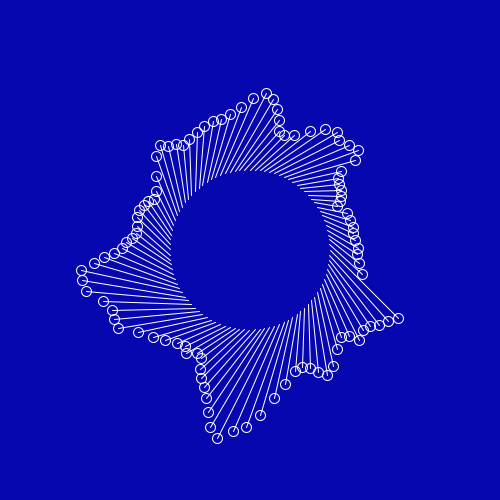
Frame 1 (no input)
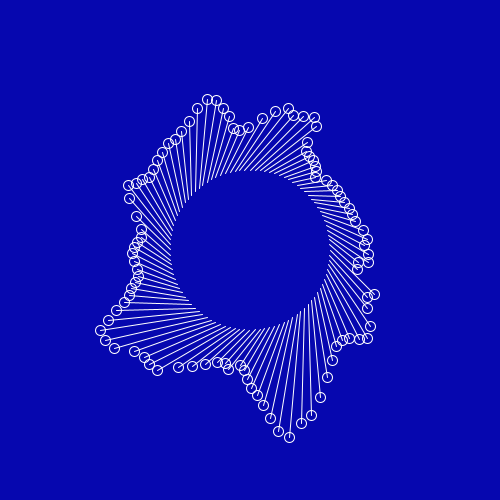
Frame 60 (the mouse pressed at the canvas centre just before this capture)
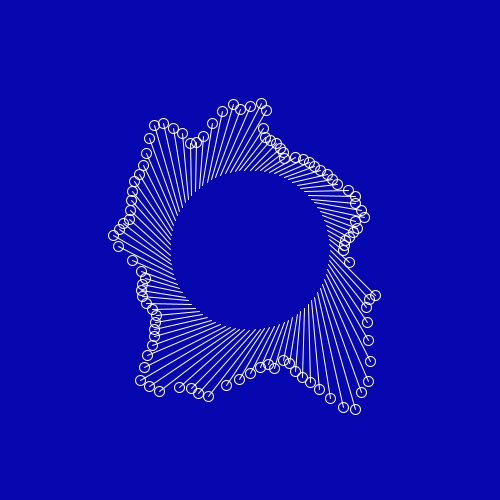
Frame 120 (the mouse held since frame 60 and released just before this capture)

The Processing sketch that drew these frames (run headless with seeded random() and noise(); from frame 60 on, the mouse is pressed at the canvas centre):

// Processing sketch: sketch_15042017
// ── sketch_15042017.pde
int radius = 80;
int numLines = 100;
float nx = 0;
float ny = 0;
void setup(){
  size(500,500);
  background(0);
  strokeWeight(1);
  stroke(255);
  noFill();
}


void draw(){
  background(6,7,175);
  float angle = 0;
  pushMatrix();
  translate(width/2, height/2);
  for(int i = 0; i < numLines; i++){
    float x1, x2, y1, y2;
    float size = map(noise(nx+i*.1), 0, 1, 0, radius * 2);
    x1 = radius * cos(angle);
    y1 = radius * sin(angle);
    x2 = x1 + size * cos(angle+PI/4);
    y2 = y1 + size * sin(angle+PI/4);
    line(x1, y1, x2, y2);
    ellipse(x2,y2,10,10);
    angle+=TWO_PI/numLines;
  }
  popMatrix();
  nx+=.01;
  ny+=.01;
}
